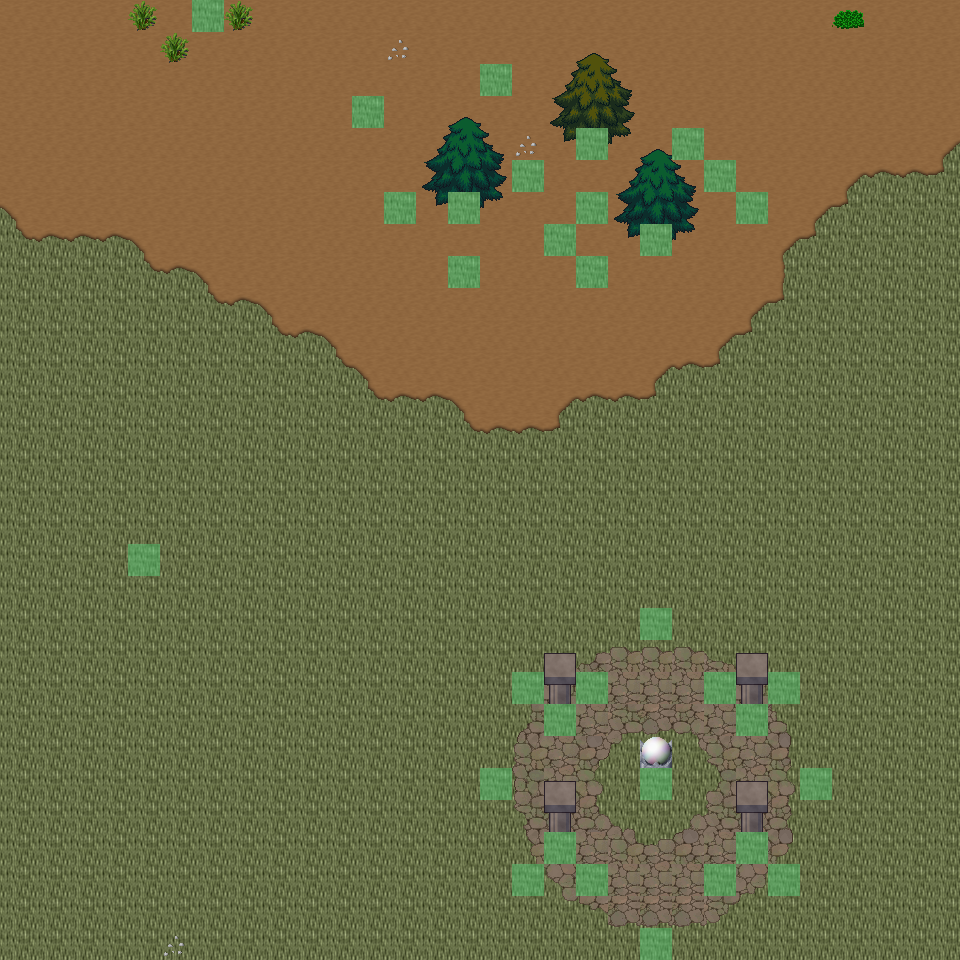

This is a level from a 2D game, rendered from its Tiled map with the project's own tilesets. A one-line summary and the map file follow, with tile-layer data summarised:
An orthogonal 30x30 tile map with 32x32 px tiles, 6 tile layers (Ground, Object, Object2, Above, ...), 23 tilesets and 5 objects (5x mapExit).

<map version="1.0" orientation="orthogonal" renderorder="right-down" width="30" height="30" tilewidth="32" tileheight="32" nextobjectid="6">
  <tileset firstgid="1" name="tileset_ground_ground" tilewidth="32" tileheight="32" tilecount="33" columns="3">
    <image source="../drawable/tileset_ground_ground.png" width="96" height="352" />
  </tileset>
  <tileset firstgid="34" name="tileset_ground_ridge_earth_dark" tilewidth="32" tileheight="32" tilecount="96" columns="12">
    <image source="../drawable/tileset_ground_ridge_earth_dark.png" width="384" height="256" />
  </tileset>
  <tileset firstgid="130" name="tileset_logic_collision" tilewidth="32" tileheight="32" tilecount="1" columns="1">
    <image source="../drawable/tileset_logic_collision.png" width="32" height="32" />
  </tileset>
  <tileset firstgid="131" name="tileset_logic_creature_animal" tilewidth="32" tileheight="32" tilecount="32" columns="8">
    <image source="../drawable/tileset_logic_creature_animal.png" width="256" height="128" />
  </tileset>
  <tileset firstgid="163" name="tileset_ground_earth_edges" tilewidth="32" tileheight="32" tilecount="18" columns="6">
    <image source="../drawable/tileset_ground_earth_edges.png" width="192" height="96" />
  </tileset>
  <tileset firstgid="181" name="tileset_plant_grasses" tilewidth="32" tileheight="32" tilecount="6" columns="3">
    <image source="../drawable/tileset_plant_grasses.png" width="96" height="64" />
  </tileset>
  <tileset firstgid="187" name="tileset_ground_earth_edges_yellowgreen" tilewidth="32" tileheight="32" tilecount="15" columns="5">
    <image source="../drawable/tileset_ground_earth_edges_yellowgreen.png" width="160" height="96" />
  </tileset>
  <tileset firstgid="202" name="tileset_ground_grass_corners" tilewidth="32" tileheight="32" tilecount="24" columns="6">
    <image source="../drawable/tileset_ground_grass_corners.png" width="192" height="128" />
  </tileset>
  <tileset firstgid="226" name="tileset_plant_tree_tree_darkgreen" tilewidth="32" tileheight="32" tilecount="88" columns="8">
    <image source="../drawable/tileset_plant_tree_tree_darkgreen.png" width="256" height="352" />
  </tileset>
  <tileset firstgid="314" name="tileset_plant_tree_evergreen" tilewidth="32" tileheight="32" tilecount="36" columns="3">
    <image source="../drawable/tileset_plant_tree_evergreen.png" width="96" height="384" />
  </tileset>
  <tileset firstgid="350" name="tileset_plant_bush_various_small" tilewidth="32" tileheight="32" tilecount="9" columns="3">
    <image source="../drawable/tileset_plant_bush_various_small.png" width="96" height="96" />
  </tileset>
  <tileset firstgid="359" name="tileset_plant_bush_bushes" tilewidth="32" tileheight="32" tilecount="10" columns="5">
    <image source="../drawable/tileset_plant_bush_bushes.png" width="160" height="64" />
  </tileset>
  <tileset firstgid="369" name="tileset_building_decoration_rocks" tilewidth="32" tileheight="32" tilecount="6" columns="3">
    <image source="../drawable/tileset_building_decoration_rocks.png" width="96" height="64" />
  </tileset>
  <tileset firstgid="375" name="tileset_ground_stonecircle" tilewidth="32" tileheight="32" tilecount="81" columns="9">
    <image source="../drawable/tileset_ground_stonecircle.png" width="288" height="288" />
  </tileset>
  <tileset firstgid="456" name="tileset_ground_rock_rocks" tilewidth="32" tileheight="32" tilecount="4" columns="2">
    <image source="../drawable/tileset_ground_rock_rocks.png" width="64" height="64" />
  </tileset>
  <tileset firstgid="460" name="tileset_building_decoration_orbpedestal" tilewidth="32" tileheight="32" tilecount="2" columns="1">
    <image source="../drawable/tileset_building_decoration_orbpedestal.png" width="32" height="64" />
  </tileset>
  <tileset firstgid="462" name="tileset_building_house_chalet" tilewidth="32" tileheight="32" tilecount="56" columns="7">
    <image source="../drawable/tileset_building_house_chalet.png" width="224" height="256" />
  </tileset>
  <tileset firstgid="518" name="tileset_building_tower_chalet" tilewidth="32" tileheight="32" tilecount="16" columns="2">
    <image source="../drawable/tileset_building_tower_chalet.png" width="64" height="256" />
  </tileset>
  <tileset firstgid="534" name="tileset_plant_bush_bush_pinks" tilewidth="32" tileheight="32" tilecount="4" columns="2">
    <image source="../drawable/tileset_plant_bush_bush_pinks.png" width="64" height="64" />
  </tileset>
  <tileset firstgid="538" name="tileset_ground_dry_grass" tilewidth="32" tileheight="32" tilecount="54" columns="9">
    <image source="../drawable/tileset_ground_dry_grass.png" width="288" height="192" />
  </tileset>
  <tileset firstgid="592" name="tileset_object_rock_pillars_stone" tilewidth="32" tileheight="32" tilecount="36" columns="6">
    <image source="../drawable/tileset_object_rock_pillars_stone.png" width="192" height="192" />
  </tileset>
  <tileset firstgid="628" name="tileset_building_door_brown_door" tilewidth="32" tileheight="32" tilecount="3" columns="1">
    <image source="../drawable/tileset_building_door_brown_door.png" width="32" height="96" />
  </tileset>
  <tileset firstgid="631" name="tileset_logic_creature_fowl" tilewidth="32" tileheight="32" tilecount="6" columns="6">
    <image source="../drawable/tileset_logic_creature_fowl.png" width="192" height="32" />
  </tileset>
  <layer name="Ground" width="30" height="30">
    <data>[900 cells, 900 non-empty, 2 distinct tile ids]</data>
  </layer>
  <layer name="Object" width="30" height="30">
    <data>[900 cells, 143 non-empty, 65 distinct tile ids]</data>
  </layer>
  <layer name="Object2" width="30" height="30">
    <data>[900 cells, 15 non-empty, 3 distinct tile ids]</data>
  </layer>
  <layer name="Above" width="30" height="30">
    <data>[900 cells, 29 non-empty, 13 distinct tile ids]</data>
  </layer>
  <layer name="Above2" width="30" height="30">
    <data>[900 cells, 10 non-empty, 10 distinct tile ids]</data>
  </layer>
  <layer name="Walkable" width="30" height="30">
    <data>[900 cells, 33 non-empty, 1 distinct tile ids]</data>
  </layer>
  <objectgroup name="MapEvents">
    <object id="1" name="north" type="mapExit" x="0" y="0" width="192" height="32">
      <properties>
        <property name="map" value="level_0_x170_y10" />
        <property name="x" value="0" />
        <property name="y" value="28" />
      </properties>
    </object>
    <object id="2" name="north2" type="mapExit" x="224" y="0" width="736" height="32">
      <properties>
        <property name="map" value="level_0_x170_y10" />
        <property name="x" value="7" />
        <property name="y" value="28" />
      </properties>
    </object>
    <object id="3" name="south" type="mapExit" x="0" y="928" width="640" height="32">
      <properties>
        <property name="map" value="level_0_x170_y12" />
        <property name="x" value="0" />
        <property name="y" value="1" />
      </properties>
    </object>
    <object id="4" name="south2" type="mapExit" x="672" y="928" width="288" height="32">
      <properties>
        <property name="map" value="level_0_x170_y12" />
        <property name="x" value="21" />
        <property name="y" value="1" />
      </properties>
    </object>
    <object id="5" name="east" type="mapExit" x="928" y="0" width="32" height="960">
      <properties>
        <property name="map" value="level_0_x171_y11" />
        <property name="x" value="1" />
        <property name="y" value="0" />
      </properties>
    </object>
  </objectgroup>
</map>
